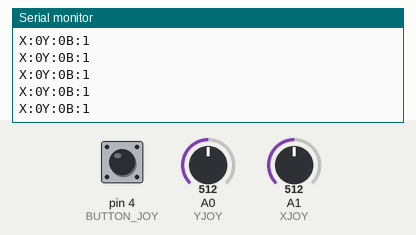
This sketch was run on a simulated Arduino Uno, built with avr-gcc and run on an emulated ATmega328P. Parts: the last lines printed to the serial monitor. Inputs (shaded band) come from the test bench; at power-on: A0 (YJOY) = 512, A1 (XJOY) = 512, pin 4 (BUTTON_JOY) HIGH.

Above: at 1.2 s.
1.3 s: A0 (YJOY) set to 716
At 1.33 s:
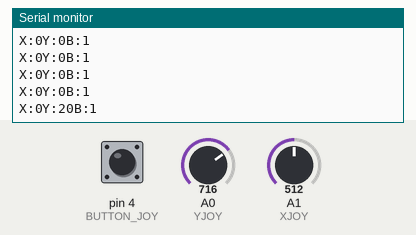
2.8 s: A0 (YJOY) set to 511
At 2.8 s:
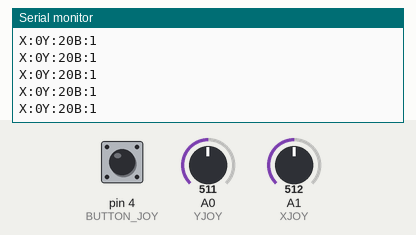
5.8 s: A1 (XJOY) set to 716
At 5.83 s:
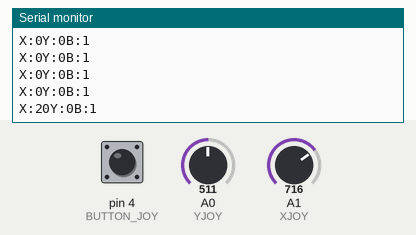
7.3 s: A1 (XJOY) set to 511
At 7.35 s:
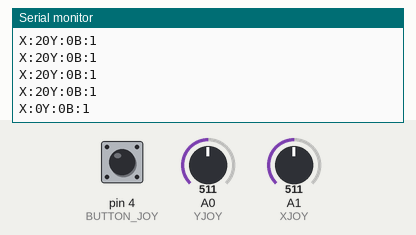
10.3 s: pin 4 (BUTTON_JOY) pulled LOW for 0.15 s
At 10.33 s:
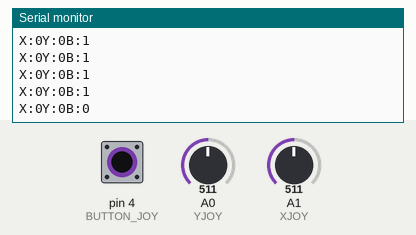

The sketch:

Joystick_Mouse.ino
```cpp
#define XJOY A1
#define YJOY A0
#define BUTTON_JOY 4

void setup() {
 Serial.begin(9600);
 pinMode(BUTTON_JOY, INPUT_PULLUP);
}

void loop() {
 int joystickX = analogRead(XJOY);
 int joystickY = analogRead(YJOY);
 int joystickB = digitalRead(BUTTON_JOY);

 Serial.print("X:");
 Serial.print(((joystickX+520)/10)-103);
 Serial.print("Y:");
 Serial.print(((joystickY+520)/10)-103);
 Serial.print("B:");
 Serial.print(joystickB);
 Serial.print("  ");
 Serial.println();

 delay(50);
}
```

Measured:
- after the input at 1.3 s, the serial monitor: prints a new line at once (image 1)
- after the input at 5.8 s, the serial monitor: prints a new line at once (image 3)
- after the input at 10.3 s, the serial monitor: prints a new line at once (image 5)
